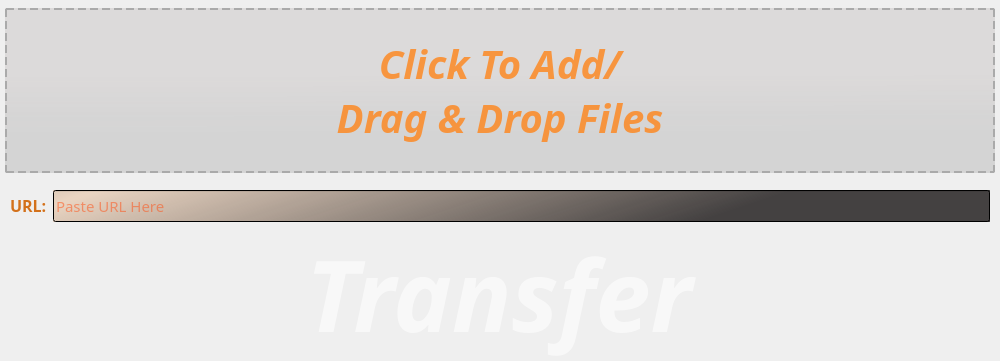
            <widget class="QWidget" name="TransferPage">
             <layout class="QVBoxLayout" name="verticalLayout_12">
              <property name="spacing">
               <number>0</number>
              </property>
              <property name="leftMargin">
               <number>0</number>
              </property>
              <property name="topMargin">
               <number>0</number>
              </property>
              <property name="rightMargin">
               <number>0</number>
              </property>
              <property name="bottomMargin">
               <number>0</number>
              </property>
              <item>
               <widget class="QFrame" name="AddFileTransfer">
                <property name="styleSheet">
                 <string notr="true">background-color: rgba(0, 0, 0, 0);
</string>
                </property>
                <property name="frameShape">
                 <enum>QFrame::StyledPanel</enum>
                </property>
                <property name="frameShadow">
                 <enum>QFrame::Raised</enum>
                </property>
                <layout class="QHBoxLayout" name="horizontalLayout_5">
                 <property name="leftMargin">
                  <number>4</number>
                 </property>
                 <property name="topMargin">
                  <number>2</number>
                 </property>
                 <property name="rightMargin">
                  <number>4</number>
                 </property>
                 <property name="bottomMargin">
                  <number>0</number>
                 </property>
                 <item>
                  <widget class="QWidget" name="DragDropTransfer" native="true">
                   <property name="sizePolicy">
                    <sizepolicy hsizetype="Preferred" vsizetype="Preferred">
                     <horstretch>0</horstretch>
                     <verstretch>0</verstretch>
                    </sizepolicy>
                   </property>
                   <property name="minimumSize">
                    <size>
                     <width>990</width>
                     <height>176</height>
                    </size>
                   </property>
                   <property name="acceptDrops">
                    <bool>true</bool>
                   </property>
                   <layout class="QHBoxLayout" name="horizontalLayout_6">
                    <property name="spacing">
                     <number>0</number>
                    </property>
                    <property name="leftMargin">
                     <number>0</number>
                    </property>
                    <property name="topMargin">
                     <number>0</number>
                    </property>
                    <property name="rightMargin">
                     <number>0</number>
                    </property>
                    <property name="bottomMargin">
                     <number>0</number>
                    </property>
                    <item>
                     <widget class="QLabel" name="DragDropLabelTransfer">
                      <property name="maximumSize">
                       <size>
                        <width>992</width>
                        <height>165</height>
                       </size>
                      </property>
                      <property name="font">
                       <font>
                        <family>DEADLY KILLERS DEMO</family>
                        <pointsize>30</pointsize>
                        <weight>75</weight>
                        <italic>true</italic>
                        <bold>true</bold>
                       </font>
                      </property>
                      <property name="styleSheet">
                       <string notr="true">border: 2px dashed #aaa;
color: qlineargradient(spread:pad, x1:0, y1:0, x2:1, y2:0, stop:0 rgba(158, 7, 23, 180), stop:1 rgba(255, 130, 20, 200));
background-color: qlineargradient(spread:pad, x1:0.462049, y1:0.921, x2:0.452, y2:0, stop:0.174129 rgba(74, 74, 74, 42), stop:0.567164 rgba(78, 59, 58, 30));
</string>
                      </property>
                      <property name="text">
                       <string>Click To Add/
Drag &amp; Drop Files</string>
                      </property>
                      <property name="alignment">
                       <set>Qt::AlignCenter</set>
                      </property>
                     </widget>
                    </item>
                   </layout>
                  </widget>
                 </item>
                </layout>
               </widget>
              </item>
              <item>
               <widget class="QFrame" name="Url_ButtonTransfer">
                <property name="styleSheet">
                 <string notr="true">background-color: rgba(0, 0, 0, 0);
</string>
                </property>
                <property name="frameShape">
                 <enum>QFrame::NoFrame</enum>
                </property>
                <property name="frameShadow">
                 <enum>QFrame::Raised</enum>
                </property>
                <layout class="QVBoxLayout" name="verticalLayout_13">
                 <property name="spacing">
                  <number>0</number>
                 </property>
                 <property name="leftMargin">
                  <number>0</number>
                 </property>
                 <property name="topMargin">
                  <number>0</number>
                 </property>
                 <property name="rightMargin">
                  <number>0</number>
                 </property>
                 <property name="bottomMargin">
                  <number>0</number>
                 </property>
                 <item>
                  <widget class="QFrame" name="UrlTransfer">
                   <property name="sizePolicy">
                    <sizepolicy hsizetype="Fixed" vsizetype="Fixed">
                     <horstretch>0</horstretch>
                     <verstretch>0</verstretch>
                    </sizepolicy>
                   </property>
                   <property name="maximumSize">
                    <size>
                     <width>1000</width>
                     <height>46</height>
                    </size>
                   </property>
                   <property name="frameShape">
                    <enum>QFrame::StyledPanel</enum>
                   </property>
                   <property name="frameShadow">
                    <enum>QFrame::Raised</enum>
                   </property>
                   <layout class="QHBoxLayout" name="horizontalLayout_7">
                    <item>
                     <widget class="QLabel" name="UrlLabel">
                      <property name="sizePolicy">
                       <sizepolicy hsizetype="Fixed" vsizetype="Fixed">
                        <horstretch>0</horstretch>
                        <verstretch>0</verstretch>
                       </sizepolicy>
                      </property>
                      <property name="minimumSize">
                       <size>
                        <width>0</width>
                        <height>31</height>
                       </size>
                      </property>
                      <property name="maximumSize">
                       <size>
                        <width>38</width>
                        <height>50</height>
                       </size>
                      </property>
                      <property name="font">
                       <font>
                        <family>DEADLY KILLERS DEMO</family>
                        <pointsize>12</pointsize>
                        <weight>75</weight>
                        <bold>true</bold>
                       </font>
                      </property>
                      <property name="styleSheet">
                       <string notr="true">color: rgb(211, 113, 27);</string>
                      </property>
                      <property name="text">
                       <string>URL:</string>
                      </property>
                     </widget>
                    </item>
                    <item>
                     <widget class="QLineEdit" name="Url">
                      <property name="minimumSize">
                       <size>
                        <width>0</width>
                        <height>32</height>
                       </size>
                      </property>
                      <property name="maximumSize">
                       <size>
                        <width>16777215</width>
                        <height>16777215</height>
                       </size>
                      </property>
                      <property name="font">
                       <font>
                        <family>Courgette</family>
                        <pointsize>11</pointsize>
                       </font>
                      </property>
                      <property name="styleSheet">
                       <string notr="true">color: rgb(255, 76, 16);
background-color: qlineargradient(spread:reflect, x1:1, y1:0.579, x2:0, y2:0.477273, stop:0.268657 rgba(62, 59, 59, 246), stop:1 rgba(211, 113, 27, 55));</string>
                      </property>
                      <property name="inputMask">
                       <string/>
                      </property>
                      <property name="placeholderText">
                       <string>Paste URL Here</string>
                      </property>
                     </widget>
                    </item>
                   </layout>
                  </widget>
                 </item>
                 <item>
                  <widget class="QFrame" name="ButtonTransferFrame">
                   <property name="font">
                    <font>
                     <pointsize>11</pointsize>
                    </font>
                   </property>
                   <property name="frameShape">
                    <enum>QFrame::NoFrame</enum>
                   </property>
                   <property name="frameShadow">
                    <enum>QFrame::Raised</enum>
                   </property>
                   <layout class="QVBoxLayout" name="verticalLayout_14">
                    <property name="spacing">
                     <number>0</number>
                    </property>
                    <property name="leftMargin">
                     <number>0</number>
                    </property>
                    <property name="topMargin">
                     <number>0</number>
                    </property>
                    <property name="rightMargin">
                     <number>0</number>
                    </property>
                    <property name="bottomMargin">
                     <number>0</number>
                    </property>
                    <item>
                     <widget class="QPushButton" name="ButtonTransfer">
                      <property name="sizePolicy">
                       <sizepolicy hsizetype="Fixed" vsizetype="Expanding">
                        <horstretch>0</horstretch>
                        <verstretch>0</verstretch>
                       </sizepolicy>
                      </property>
                      <property name="minimumSize">
                       <size>
                        <width>998</width>
                        <height>0</height>
                       </size>
                      </property>
                      <property name="maximumSize">
                       <size>
                        <width>998</width>
                        <height>16777215</height>
                       </size>
                      </property>
                      <property name="font">
                       <font>
                        <family>Feast of Flesh BB</family>
                        <pointsize>74</pointsize>
                        <weight>75</weight>
                        <italic>true</italic>
                        <bold>true</bold>
                       </font>
                      </property>
                      <property name="styleSheet">
                       <string notr="true">QPushButton {
	color: rgba(255, 255, 255, 150);
	background-color: rgba(0, 0, 0, 0);
	border: 0px solid;
}

QPushButton::hover {
	
	color: rgba(255, 255, 255, 195);
	border: 0px solid;
	background-color: qlineargradient(spread:pad, x1:0.46305, y1:0.261, x2:0.478, y2:1, stop:0.268657 rgba(62, 59, 59, 246), stop:1 rgba(211, 113, 27, 125));
}</string>
                      </property>
                      <property name="text">
                       <string>Transfer</string>
                      </property>
                     </widget>
                    </item>
                   </layout>
                  </widget>
                 </item>
                </layout>
               </widget>
              </item>
             </layout>
            </widget>
